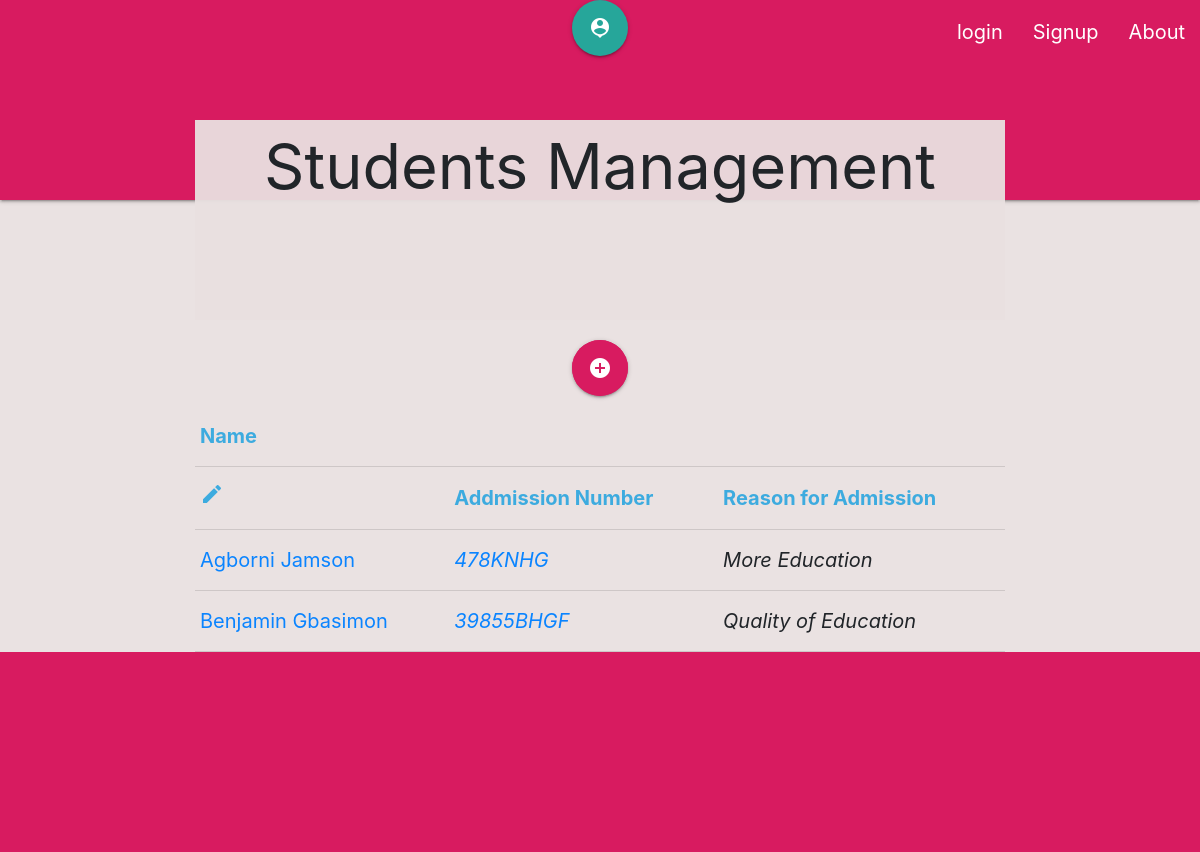
The page / on the database its author committed.
### app/models.py (models this page shows, shortened)
class Student(models.Model):
    GENDER = (
        ('M', 'Male'),
        ('F', 'Female'),
    )
    created_by = models.ForeignKey(User, on_delete=models.CASCADE)
    federal_goverment_code = models.CharField(max_length=300, blank=True, null=True)
    addmission_number_of_student = models.CharField(max_length=300, blank=True, null=True)
    full_name = models.CharField(max_length=300)
    slug = models.SlugField(max_length=300, verbose_name = "slug")
    gender = models.CharField(max_length=1, choices=GENDER, blank=True, null=True)
    current_passport_photograph = models.ImageField(default='default.jpg',
                         blank=True, null=True)
    address = models.CharField(max_length=200, default='address',
                         blank=True, null=True)
    city = models.CharField(max_length=100, default='city',
                         blank=True, null=True)
    local_government_of_origin = models.CharField(max_length=20,
                         null=True, blank=True, default='local origin')
    state_of_origin = models.CharField(max_length=20, null=True, blank=True,
                        default='state origin')
    house_number_and_street_name = models.CharField(max_length=300,
                            blank=True, null=True)
    name_of_town = models.CharField(max_length=300, blank=True, null=True)
    local_government_residence = models.CharField(max_length=20,
                        default='local residence', blank=True, null=True)
    state_residence = models.CharField(max_length=20, null=True,
                        default='state residence', blank=True)
    date_of_birth = models.DateField( blank=True, null=True, help_text="YYYY-MM-DD")
    place_of_birth = models.CharField(max_length=300, blank=True, null=True)
    email_address = models.CharField(max_length=300, blank=True, null=True)
    date_of_admision = models.DateField(max_length=300, blank=True, null=True, help_text="YYYY-MM-DD")
    reason_for_admission = models.CharField(max_length=300, blank=True, null=True)
    admission_entry_point = models.CharField(max_length=300, blank=True, null=True)
    def __str__(self):
        return self.full_name

### app/views.py (the view)
# urls.py: path('', HomeView.as_view(), name='home'),
class HomeView(ListView):
        template_name = 'student/home.html'
        model = Student
        content_type = None
        def get_context_data(self, **kwargs):
                context = super().get_context_data(**kwargs)
                context['students'] = Student.objects.all()
                return context

### app/templates/student/home.html
{% extends "base.html" %}
  {% block heading %}
  <div class="container">
    <h1>Students Management</h1>
    <div class="wrap">
        <h5><a href={% url 'create' %} class="btn-floating btn-large pulse pink darken-1"><i class="material-icons">add_circle</i></a></h5>
    </div>
  </div>
    <div class="container">
        <table>
                <thead>
                    <tr>
                        <th>Name</th>
                        <th>    </th>
                    </tr>
                    <tr>
                        <th><i class="material-icons">edit</i></th>
                        <th>Addmission  Number</th>
                        <th>Reason for Admission</th>
                    </tr>
                </thead>
                <tbody>
                    {% for student in students %}
                        <tr>
                            <td><a href="{% url 'details' student.pk student.slug %}">{{ student }} </a> </td>
                            <td><a href="{% url 'update' student.pk student.slug %}"><i class="">{{ student.addmission_number_of_student}}</i></a></td>
                            <td><a><i class="">{{ student.reason_for_admission}}</i></a></td>
                            </tr>
                    {% endfor %}
            </table>
    </div>
  {% endblock heading %}

### app/static/css/style.css (style rules this page uses)
html { box-sizing: border-box; }
*, *::before, *::after { box-sizing: inherit; }
body { background-color: rgba(233, 225, 225, 0.945); font-family: -apple-system, BlinkMacSystemFont, "segoe ui", "helvetica neue", helvetica, ubuntu, roboto, noto, arial, sans-serif; margin: 0; }
a { color: #0a84ff; text-decoration: none; }
div h5 { text-align: center; }
div h1 { text-align: center; margin: -80px 0px 20px 0px; font-weight: normal; position: relative; background-color:rgba(233, 225, 225, 0.945); height: 200px; padding: 12px; }
tr { height: 50px; font-size: 20px; }
thead { color:rgb(61, 171, 223); }

### rows shown on the page
Student: full_name "Agborni Jamson", addmission_number_of_student "478KNHG", reason_for_admission "More Education"
Student: full_name "Benjamin Gbasimon", addmission_number_of_student "39855BHGF", reason_for_admission "Quality of Education"
